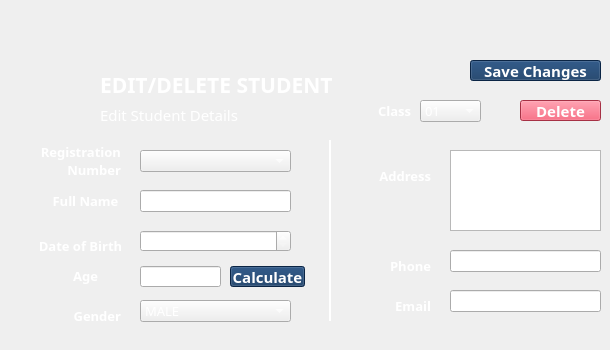
    <widget class="QWidget" name="tab_4">
     <attribute name="title">
      <string>Edit/Delete Student</string>
     </attribute>
     <widget class="QLineEdit" name="tb24">
      <property name="geometry">
       <rect>
        <x>450</x>
        <y>250</y>
        <width>151</width>
        <height>22</height>
       </rect>
      </property>
      <property name="font">
       <font>
        <family>Poppins Medium</family>
        <pointsize>10</pointsize>
       </font>
      </property>
      <property name="styleSheet">
       <string notr="true">color: rgb(255, 255, 255);</string>
      </property>
      <property name="text">
       <string/>
      </property>
     </widget>
     <widget class="QLabel" name="label_20">
      <property name="geometry">
       <rect>
        <x>40</x>
        <y>290</y>
        <width>81</width>
        <height>51</height>
       </rect>
      </property>
      <property name="font">
       <font>
        <family>Poppins</family>
        <pointsize>10</pointsize>
        <italic>false</italic>
        <bold>true</bold>
        <kerning>true</kerning>
       </font>
      </property>
      <property name="layoutDirection">
       <enum>Qt::LeftToRight</enum>
      </property>
      <property name="styleSheet">
       <string notr="true">color: rgb(255, 255, 255);</string>
      </property>
      <property name="text">
       <string>Gender</string>
      </property>
      <property name="scaledContents">
       <bool>true</bool>
      </property>
      <property name="alignment">
       <set>Qt::AlignRight|Qt::AlignTrailing|Qt::AlignVCenter</set>
      </property>
     </widget>
     <widget class="QLabel" name="label_21">
      <property name="geometry">
       <rect>
        <x>30</x>
        <y>180</y>
        <width>111</width>
        <height>41</height>
       </rect>
      </property>
      <property name="font">
       <font>
        <family>Poppins</family>
        <pointsize>10</pointsize>
        <italic>false</italic>
        <bold>true</bold>
        <kerning>true</kerning>
       </font>
      </property>
      <property name="layoutDirection">
       <enum>Qt::LeftToRight</enum>
      </property>
      <property name="styleSheet">
       <string notr="true">color: rgb(255, 255, 255);</string>
      </property>
      <property name="text">
       <string>Full Name</string>
      </property>
      <property name="scaledContents">
       <bool>true</bool>
      </property>
      <property name="alignment">
       <set>Qt::AlignCenter</set>
      </property>
     </widget>
     <widget class="QLineEdit" name="tb25">
      <property name="geometry">
       <rect>
        <x>450</x>
        <y>290</y>
        <width>151</width>
        <height>22</height>
       </rect>
      </property>
      <property name="font">
       <font>
        <family>Poppins Medium</family>
        <pointsize>10</pointsize>
       </font>
      </property>
      <property name="styleSheet">
       <string notr="true">color: rgb(255, 255, 255);</string>
      </property>
      <property name="text">
       <string/>
      </property>
     </widget>
     <widget class="QLabel" name="label_22">
      <property name="geometry">
       <rect>
        <x>350</x>
        <y>280</y>
        <width>81</width>
        <height>51</height>
       </rect>
      </property>
      <property name="font">
       <font>
        <family>Poppins</family>
        <pointsize>10</pointsize>
        <italic>false</italic>
        <bold>true</bold>
        <kerning>true</kerning>
       </font>
      </property>
      <property name="layoutDirection">
       <enum>Qt::LeftToRight</enum>
      </property>
      <property name="styleSheet">
       <string notr="true">color: rgb(255, 255, 255);</string>
      </property>
      <property name="text">
       <string>Email</string>
      </property>
      <property name="scaledContents">
       <bool>true</bool>
      </property>
      <property name="alignment">
       <set>Qt::AlignRight|Qt::AlignTrailing|Qt::AlignVCenter</set>
      </property>
     </widget>
     <widget class="Line" name="line_2">
      <property name="geometry">
       <rect>
        <x>320</x>
        <y>140</y>
        <width>20</width>
        <height>181</height>
       </rect>
      </property>
      <property name="styleSheet">
       <string notr="true">color: rgb(255, 255, 255);</string>
      </property>
      <property name="frameShadow">
       <enum>QFrame::Plain</enum>
      </property>
      <property name="lineWidth">
       <number>2</number>
      </property>
      <property name="orientation">
       <enum>Qt::Vertical</enum>
      </property>
     </widget>
     <widget class="QLabel" name="label_23">
      <property name="geometry">
       <rect>
        <x>30</x>
        <y>60</y>
        <width>61</width>
        <height>61</height>
       </rect>
      </property>
      <property name="text">
       <string/>
      </property>
      <property name="pixmap">
       <pixmap>../src/student-edit.png</pixmap>
      </property>
      <property name="scaledContents">
       <bool>true</bool>
      </property>
     </widget>
     <widget class="QLabel" name="label_24">
      <property name="geometry">
       <rect>
        <x>350</x>
        <y>150</y>
        <width>81</width>
        <height>51</height>
       </rect>
      </property>
      <property name="font">
       <font>
        <family>Poppins</family>
        <pointsize>10</pointsize>
        <italic>false</italic>
        <bold>true</bold>
        <kerning>true</kerning>
       </font>
      </property>
      <property name="layoutDirection">
       <enum>Qt::LeftToRight</enum>
      </property>
      <property name="styleSheet">
       <string notr="true">color: rgb(255, 255, 255);</string>
      </property>
      <property name="text">
       <string>Address</string>
      </property>
      <property name="scaledContents">
       <bool>true</bool>
      </property>
      <property name="alignment">
       <set>Qt::AlignRight|Qt::AlignTrailing|Qt::AlignVCenter</set>
      </property>
     </widget>
     <widget class="QLabel" name="label_25">
      <property name="geometry">
       <rect>
        <x>350</x>
        <y>240</y>
        <width>81</width>
        <height>51</height>
       </rect>
      </property>
      <property name="font">
       <font>
        <family>Poppins</family>
        <pointsize>10</pointsize>
        <italic>false</italic>
        <bold>true</bold>
        <kerning>true</kerning>
       </font>
      </property>
      <property name="layoutDirection">
       <enum>Qt::LeftToRight</enum>
      </property>
      <property name="styleSheet">
       <string notr="true">color: rgb(255, 255, 255);</string>
      </property>
      <property name="text">
       <string>Phone</string>
      </property>
      <property name="scaledContents">
       <bool>true</bool>
      </property>
      <property name="alignment">
       <set>Qt::AlignRight|Qt::AlignTrailing|Qt::AlignVCenter</set>
      </property>
     </widget>
     <widget class="QComboBox" name="cb22">
      <property name="geometry">
       <rect>
        <x>140</x>
        <y>300</y>
        <width>151</width>
        <height>22</height>
       </rect>
      </property>
      <property name="font">
       <font>
        <family>Poppins SemiBold</family>
        <pointsize>10</pointsize>
       </font>
      </property>
      <property name="styleSheet">
       <string notr="true">color: rgb(255, 255, 255);
gridline-color: rgb(255, 255, 255);
selection-color: rgb(15, 52, 96);
border-color: rgb(255, 255, 255);</string>
      </property>
      <item>
       <property name="text">
        <string>MALE</string>
       </property>
      </item>
      <item>
       <property name="text">
        <string>FEMALE</string>
       </property>
      </item>
     </widget>
     <widget class="QLabel" name="label_26">
      <property name="geometry">
       <rect>
        <x>40</x>
        <y>220</y>
        <width>81</width>
        <height>51</height>
       </rect>
      </property>
      <property name="font">
       <font>
        <family>Poppins</family>
        <pointsize>10</pointsize>
        <italic>false</italic>
        <bold>true</bold>
        <kerning>true</kerning>
       </font>
      </property>
      <property name="layoutDirection">
       <enum>Qt::LeftToRight</enum>
      </property>
      <property name="styleSheet">
       <string notr="true">color: rgb(255, 255, 255);</string>
      </property>
      <property name="text">
       <string>Date of Birth</string>
      </property>
      <property name="scaledContents">
       <bool>true</bool>
      </property>
      <property name="alignment">
       <set>Qt::AlignCenter</set>
      </property>
     </widget>
     <widget class="QLabel" name="label_27">
      <property name="geometry">
       <rect>
        <x>370</x>
        <y>100</y>
        <width>41</width>
        <height>21</height>
       </rect>
      </property>
      <property name="font">
       <font>
        <family>Poppins</family>
        <pointsize>10</pointsize>
        <italic>false</italic>
        <bold>true</bold>
        <kerning>true</kerning>
       </font>
      </property>
      <property name="layoutDirection">
       <enum>Qt::LeftToRight</enum>
      </property>
      <property name="styleSheet">
       <string notr="true">color: rgb(255, 255, 255);</string>
      </property>
      <property name="text">
       <string>Class</string>
      </property>
      <property name="scaledContents">
       <bool>true</bool>
      </property>
      <property name="alignment">
       <set>Qt::AlignRight|Qt::AlignTrailing|Qt::AlignVCenter</set>
      </property>
     </widget>
     <widget class="QLabel" name="label_28">
      <property name="geometry">
       <rect>
        <x>100</x>
        <y>70</y>
        <width>243</width>
        <height>29</height>
       </rect>
      </property>
      <property name="font">
       <font>
        <family>Poppins</family>
        <pointsize>16</pointsize>
        <bold>true</bold>
        <kerning>true</kerning>
       </font>
      </property>
      <property name="layoutDirection">
       <enum>Qt::LeftToRight</enum>
      </property>
      <property name="styleSheet">
       <string notr="true">color: rgb(255, 255, 255);</string>
      </property>
      <property name="text">
       <string>EDIT/DELETE STUDENT</string>
      </property>
      <property name="scaledContents">
       <bool>true</bool>
      </property>
      <property name="alignment">
       <set>Qt::AlignLeading|Qt::AlignLeft|Qt::AlignVCenter</set>
      </property>
     </widget>
     <widget class="QComboBox" name="cb23">
      <property name="geometry">
       <rect>
        <x>420</x>
        <y>100</y>
        <width>61</width>
        <height>22</height>
       </rect>
      </property>
      <property name="font">
       <font>
        <family>Poppins SemiBold</family>
        <pointsize>10</pointsize>
       </font>
      </property>
      <property name="styleSheet">
       <string notr="true">color: rgb(255, 255, 255);
gridline-color: rgb(255, 255, 255);
selection-color: rgb(15, 52, 96);
border-color: rgb(255, 255, 255);</string>
      </property>
      <item>
       <property name="text">
        <string>01</string>
       </property>
      </item>
      <item>
       <property name="text">
        <string>02</string>
       </property>
      </item>
      <item>
       <property name="text">
        <string>03</string>
       </property>
      </item>
      <item>
       <property name="text">
        <string>04</string>
       </property>
      </item>
      <item>
       <property name="text">
        <string>05</string>
       </property>
      </item>
      <item>
       <property name="text">
        <string>06</string>
       </property>
      </item>
      <item>
       <property name="text">
        <string>07</string>
       </property>
      </item>
      <item>
       <property name="text">
        <string>08</string>
       </property>
      </item>
      <item>
       <property name="text">
        <string>09</string>
       </property>
      </item>
      <item>
       <property name="text">
        <string>10</string>
       </property>
      </item>
      <item>
       <property name="text">
        <string>11</string>
       </property>
      </item>
      <item>
       <property name="text">
        <string>12</string>
       </property>
      </item>
     </widget>
     <widget class="QLineEdit" name="tb21">
      <property name="geometry">
       <rect>
        <x>140</x>
        <y>190</y>
        <width>151</width>
        <height>22</height>
       </rect>
      </property>
      <property name="font">
       <font>
        <family>Poppins Medium</family>
        <pointsize>10</pointsize>
       </font>
      </property>
      <property name="styleSheet">
       <string notr="true">color: rgb(255, 255, 255);</string>
      </property>
      <property name="text">
       <string/>
      </property>
     </widget>
     <widget class="QLabel" name="label_29">
      <property name="geometry">
       <rect>
        <x>40</x>
        <y>130</y>
        <width>81</width>
        <height>61</height>
       </rect>
      </property>
      <property name="font">
       <font>
        <family>Poppins</family>
        <pointsize>10</pointsize>
        <italic>false</italic>
        <bold>true</bold>
        <kerning>true</kerning>
       </font>
      </property>
      <property name="layoutDirection">
       <enum>Qt::LeftToRight</enum>
      </property>
      <property name="styleSheet">
       <string notr="true">color: rgb(255, 255, 255);</string>
      </property>
      <property name="text">
       <string>Registration Number</string>
      </property>
      <property name="scaledContents">
       <bool>true</bool>
      </property>
      <property name="alignment">
       <set>Qt::AlignRight|Qt::AlignTrailing|Qt::AlignVCenter</set>
      </property>
      <property name="wordWrap">
       <bool>true</bool>
      </property>
     </widget>
     <widget class="QPushButton" name="b21">
      <property name="geometry">
       <rect>
        <x>470</x>
        <y>60</y>
        <width>131</width>
        <height>21</height>
       </rect>
      </property>
      <property name="font">
       <font>
        <family>Poppins</family>
        <pointsize>11</pointsize>
        <bold>true</bold>
       </font>
      </property>
      <property name="styleSheet">
       <string notr="true">background-color: rgb(15, 52, 96);
color: rgb(255, 255, 255);</string>
      </property>
      <property name="text">
       <string>Save Changes</string>
      </property>
     </widget>
     <widget class="QLabel" name="label_30">
      <property name="geometry">
       <rect>
        <x>100</x>
        <y>100</y>
        <width>243</width>
        <height>29</height>
       </rect>
      </property>
      <property name="font">
       <font>
        <family>Poppins</family>
        <pointsize>11</pointsize>
        <italic>false</italic>
        <bold>false</bold>
        <kerning>true</kerning>
       </font>
      </property>
      <property name="layoutDirection">
       <enum>Qt::LeftToRight</enum>
      </property>
      <property name="styleSheet">
       <string notr="true">color: rgb(255, 255, 255);</string>
      </property>
      <property name="text">
       <string>Edit Student Details</string>
      </property>
      <property name="scaledContents">
       <bool>true</bool>
      </property>
      <property name="alignment">
       <set>Qt::AlignLeading|Qt::AlignLeft|Qt::AlignVCenter</set>
      </property>
     </widget>
     <widget class="QPushButton" name="b22">
      <property name="geometry">
       <rect>
        <x>520</x>
        <y>100</y>
        <width>81</width>
        <height>21</height>
       </rect>
      </property>
      <property name="font">
       <font>
        <family>Poppins</family>
        <pointsize>11</pointsize>
        <bold>true</bold>
       </font>
      </property>
      <property name="styleSheet">
       <string notr="true">background-color: rgb(233, 69, 96);
color: rgb(255, 255, 255);</string>
      </property>
      <property name="text">
       <string>Delete</string>
      </property>
     </widget>
     <widget class="QComboBox" name="cb21">
      <property name="geometry">
       <rect>
        <x>140</x>
        <y>150</y>
        <width>151</width>
        <height>22</height>
       </rect>
      </property>
      <property name="font">
       <font>
        <family>Poppins SemiBold</family>
        <pointsize>10</pointsize>
       </font>
      </property>
      <property name="styleSheet">
       <string notr="true">color: rgb(255, 255, 255);
gridline-color: rgb(255, 255, 255);
selection-color: rgb(15, 52, 96);
border-color: rgb(255, 255, 255);</string>
      </property>
     </widget>
     <widget class="QDateEdit" name="tb22">
      <property name="geometry">
       <rect>
        <x>140</x>
        <y>230</y>
        <width>151</width>
        <height>22</height>
       </rect>
      </property>
      <property name="font">
       <font>
        <pointsize>10</pointsize>
       </font>
      </property>
      <property name="autoFillBackground">
       <bool>true</bool>
      </property>
      <property name="styleSheet">
       <string notr="true"> color: white;</string>
      </property>
     </widget>
     <widget class="QLineEdit" name="tb23">
      <property name="geometry">
       <rect>
        <x>140</x>
        <y>266</y>
        <width>81</width>
        <height>21</height>
       </rect>
      </property>
      <property name="font">
       <font>
        <family>Poppins Medium</family>
        <pointsize>10</pointsize>
       </font>
      </property>
      <property name="styleSheet">
       <string notr="true">color: rgb(255, 255, 255);</string>
      </property>
      <property name="text">
       <string/>
      </property>
     </widget>
     <widget class="QLabel" name="label_67">
      <property name="geometry">
       <rect>
        <x>30</x>
        <y>256</y>
        <width>111</width>
        <height>40</height>
       </rect>
      </property>
      <property name="font">
       <font>
        <family>Poppins</family>
        <pointsize>10</pointsize>
        <italic>false</italic>
        <bold>true</bold>
        <kerning>true</kerning>
       </font>
      </property>
      <property name="layoutDirection">
       <enum>Qt::LeftToRight</enum>
      </property>
      <property name="styleSheet">
       <string notr="true">color: rgb(255, 255, 255);</string>
      </property>
      <property name="text">
       <string>Age</string>
      </property>
      <property name="scaledContents">
       <bool>true</bool>
      </property>
      <property name="alignment">
       <set>Qt::AlignCenter</set>
      </property>
     </widget>
     <widget class="QTextEdit" name="mtb21">
      <property name="geometry">
       <rect>
        <x>450</x>
        <y>150</y>
        <width>151</width>
        <height>81</height>
       </rect>
      </property>
      <property name="font">
       <font>
        <pointsize>10</pointsize>
       </font>
      </property>
      <property name="autoFillBackground">
       <bool>true</bool>
      </property>
      <property name="styleSheet">
       <string notr="true"> color: white;</string>
      </property>
      <property name="inputMethodHints">
       <set>Qt::ImhMultiLine</set>
      </property>
     </widget>
     <widget class="QLabel" name="l21">
      <property name="geometry">
       <rect>
        <x>70</x>
        <y>20</y>
        <width>501</width>
        <height>29</height>
       </rect>
      </property>
      <property name="font">
       <font>
        <family>Poppins</family>
        <pointsize>11</pointsize>
        <italic>false</italic>
        <bold>true</bold>
        <kerning>true</kerning>
       </font>
      </property>
      <property name="layoutDirection">
       <enum>Qt::LeftToRight</enum>
      </property>
      <property name="styleSheet">
       <string notr="true">color: rgb(255, 255, 255);</string>
      </property>
      <property name="text">
       <string/>
      </property>
      <property name="scaledContents">
       <bool>true</bool>
      </property>
      <property name="alignment">
       <set>Qt::AlignCenter</set>
      </property>
     </widget>
     <widget class="QPushButton" name="b23">
      <property name="geometry">
       <rect>
        <x>230</x>
        <y>266</y>
        <width>75</width>
        <height>21</height>
       </rect>
      </property>
      <property name="font">
       <font>
        <family>Poppins</family>
        <pointsize>11</pointsize>
        <bold>true</bold>
       </font>
      </property>
      <property name="styleSheet">
       <string notr="true">background-color: rgb(15, 52, 96);
color: rgb(255, 255, 255);</string>
      </property>
      <property name="text">
       <string>Calculate</string>
      </property>
     </widget>
    </widget>
